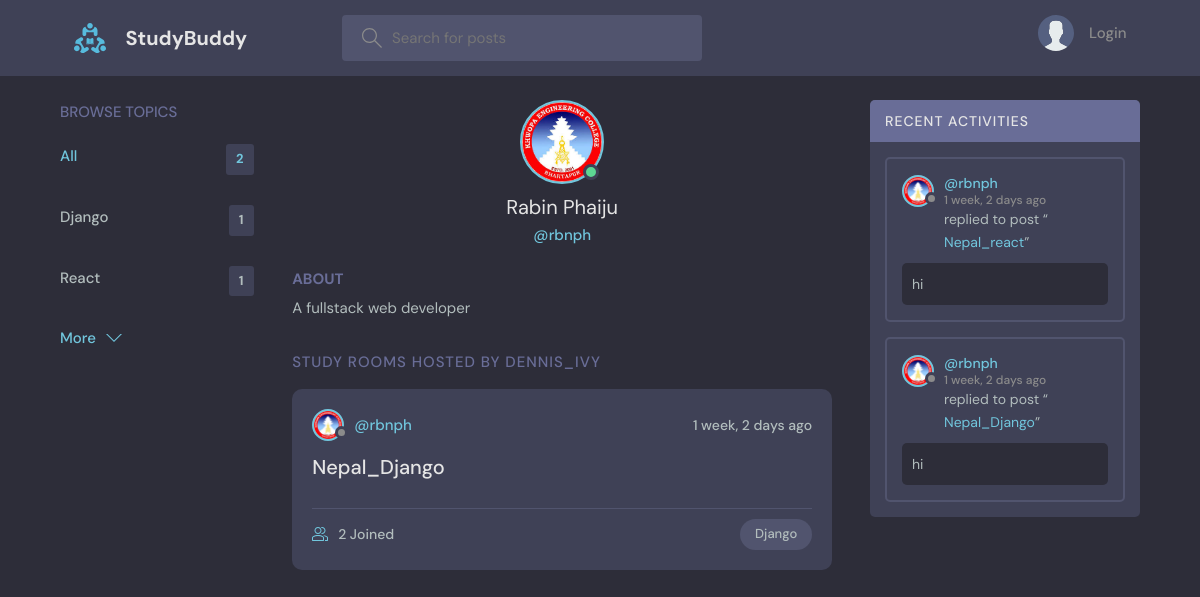
The page /accounts/profile/1/ on the database its author committed.
### room/models.py (models this page shows, shortened)
class Topic(models.Model):
    name = models.CharField(max_length=200)

class Room(models.Model):
    host = models.ForeignKey(User, on_delete=models.SET_NULL, null=True)
    topic = models.ForeignKey(Topic, on_delete=models.SET_NULL, null=True)
    name = models.CharField(max_length=200)
    description = models.TextField(null=True, blank=True)
    participants = models.ManyToManyField(
        User, related_name='participants', blank=True)
    updated = models.DateTimeField(auto_now=True)
    created = models.DateTimeField(auto_now_add=True)
    class Meta:
        ordering = ['-updated', '-created']
    def __str__(self):
        return self.name

class Message(models.Model):
    user = models.ForeignKey(User, on_delete=models.CASCADE)
    room = models.ForeignKey(Room, on_delete=models.CASCADE)
    body = models.TextField()
    updated = models.DateTimeField(auto_now=True)
    created = models.DateTimeField(auto_now_add=True)
    class Meta:
        ordering = ['-updated', '-created']

### base/models.py (models this page shows)
class User(AbstractUser):
    name = models.CharField(max_length=200, null=True)
    username = models.CharField(max_length=100,null=True)
    email = models.EmailField(unique=True, null=True)
    bio = models.TextField(null=True)
    avatar = models.ImageField(null=True, default="avatar.svg")
    USERNAME_FIELD = 'email'
    REQUIRED_FIELDS = ['username']

### base/views.py (the view)
# urls.py: path('profile/<str:pk>/', views.userProfile, name="user-profile"),
def userProfile(request, pk):
    user = User.objects.get(id=pk)
    rooms = user.room_set.all()
    room_messages = user.message_set.all()
    topics = Topic.objects.all()
    context = {'user': user, 'rooms': rooms,
               'room_messages': room_messages, 'topics': topics}
    return render(request, 'base/profile.html', context)

### base/templates/base/profile.html (shortened to what this page needs)
{% extends 'main.html' %}
{% block content %}
<main class="profile-page layout layout--3">
  <div class="container">
    {% include 'room/topics_component.html' %}
    <div class="roomList">
      <div class="profile">
        <div class="profile__avatar">
          <div class="avatar avatar--large active">
            <img src="{{user.avatar.url}}" />
          </div>
        </div>
        <div class="profile__info">
          <h3>{{user.name}}</h3>
          <p>@{{user.username}}</p>
        </div>
        <div class="profile__about">
          <h3>About</h3>
          <p>
            {{user.bio}}
          </p>
        </div>
      </div>
      <div class="roomList__header">
        <div>
          <h2>Study Rooms Hosted by dennis_ivy</a>
          </h2>
        </div>
      </div>
      {% include 'room/feed_component.html' %}
    </div>
    {% include 'room/activity_component.html' %}
  </div>
</main>
{% endblock content %}

### room/templates/room/topics_component.html
<div class="topics">
    <div class="topics__header">
        <h2>Browse Topics</h2>
    </div>
    <ul class="topics__list">
        <li>
            <a href="{% url 'home' %}" class="active">All <span>{{topics.count}}</span></a>
        </li>
        {% for topic in topics %}
        <li>
            <a href="{% url 'home' %}?q={{topic.name}}">{{topic.name}}<span>{{topic.room_set.all.count}}</span></a>
        </li>
        {% endfor %}
    </ul>
    <a class="btn btn--link" href="{% url 'topics' %}">
        More
        <svg version="1.1" xmlns="http://www.w3.org/2000/svg" width="32" height="32" viewBox="0 0 32 32">
            <title>chevron-down</title>
            <path d="M16 21l-13-13h-3l16 16 16-16h-3l-13 13z"></path>
        </svg>
    </a>
</div>

### room/templates/room/feed_component.html (shortened to what this page needs)
{% for room in rooms %}
<div class="roomListRoom">
    <div class="roomListRoom__header">
        <a href="{% url 'user-profile' room.host.id %}" class="roomListRoom__author">
            <div class="avatar avatar--small">
                <img src="{{room.host.avatar.url}}" />
            </div>
            <span>@{{room.host.username}}</span>
        </a>
        <div class="roomListRoom__actions">
            <span>{{room.created|timesince}} ago</span>
        </div>
    </div>
    <div class="roomListRoom__content">
        <a href="{% url 'room' room.id %}">{{room.name}}</a>
    </div>
    <div class="roomListRoom__meta">
        <a href="{% url 'room' room.id %}" class="roomListRoom__joined">
            {{room.participants.all.count}} Joined
        </a>
        <p class="roomListRoom__topic">{{room.topic.name}}</p>
    </div>
</div>
{% endfor %}

### room/templates/room/activity_component.html (shortened to what this page needs)
<div class="activities">
    <div class="activities__header">
        <h2>Recent Activities</h2>
    </div>
    {% for message in room_messages %}
    <div class="activities__box">
        <div class="activities__boxHeader roomListRoom__header">
            <a href="{% url 'user-profile' message.user.id %}" class="roomListRoom__author">
                <div class="avatar avatar--small">
                    <img src="{{message.user.avatar.url}}" />
                </div>
                <p>
                    @{{message.user.username}}
                    <span>{{message.created|timesince}} ago</span>
                </p>
            </a>
        </div>
        <div class="activities__boxContent">
            <p>replied to post “<a href="{% url 'room' message.room.id %}">{{message.room}}</a>”</p>
            <div class="activities__boxRoomContent">{{message.body}}</div>
        </div>
    </div>
    {% endfor %}
</div>

### rows shown on the page
Topic: name "Django", room_set.all.count "1"
Topic: name "React", room_set.all.count "1"
User: avatar (picture), name "Rabin Phaiju", username "rbnph", bio "A fullstack web developer"
Room: host.avatar (picture), host.username "rbnph", created "1 week, 2 days", name "Nepal_Django", participants.all.count "2", topic.name "Django"
Message: user.avatar (picture), user.username "rbnph", created "1 week, 2 days", room "Nepal_react", body "hi"
Message: user.avatar (picture), user.username "rbnph", created "1 week, 2 days", room "Nepal_Django", body "hi"

### other values the page prints
{{ topics.count }} "2"
